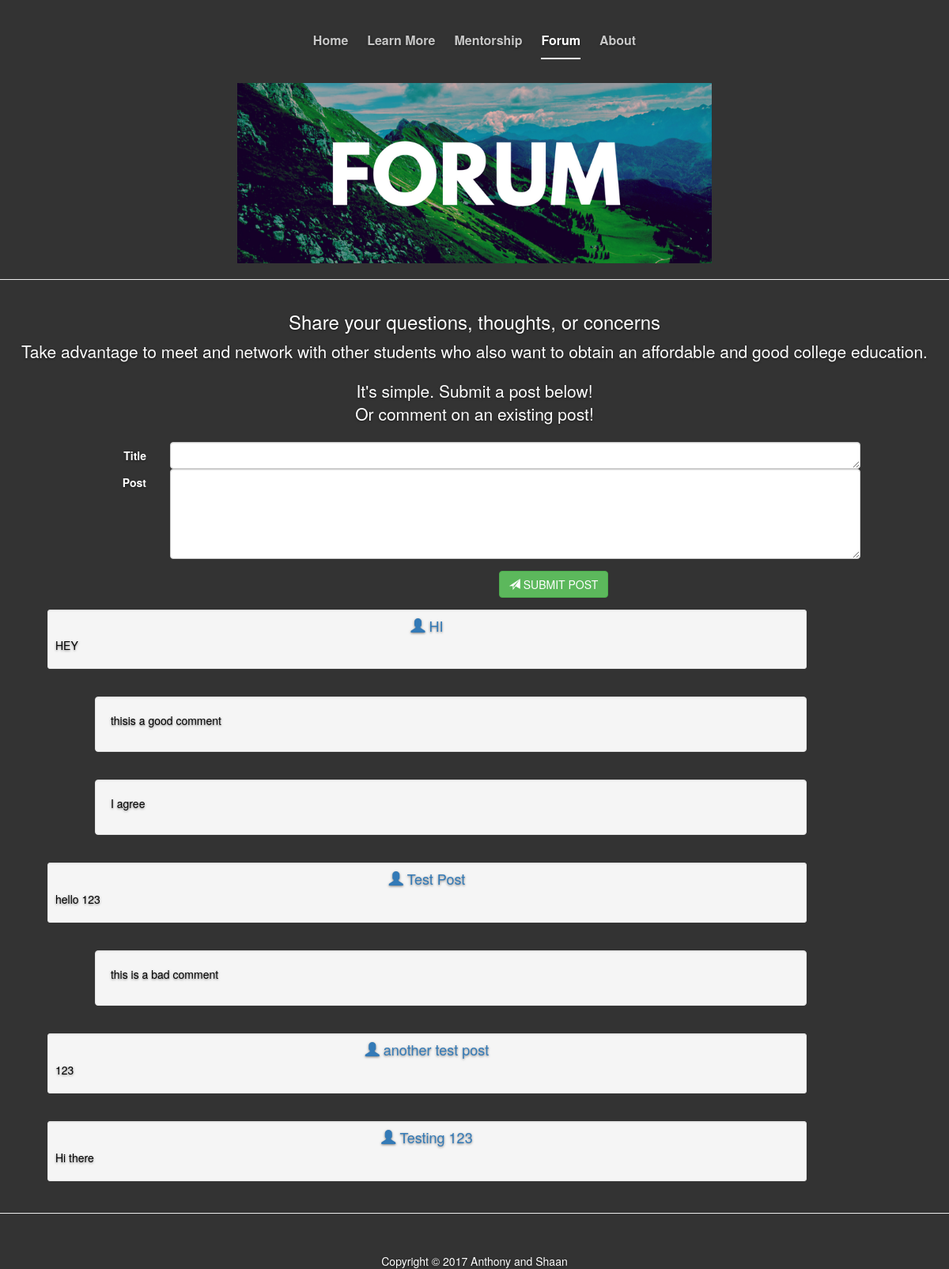
/forum, run on an earlier commit of the app's database.
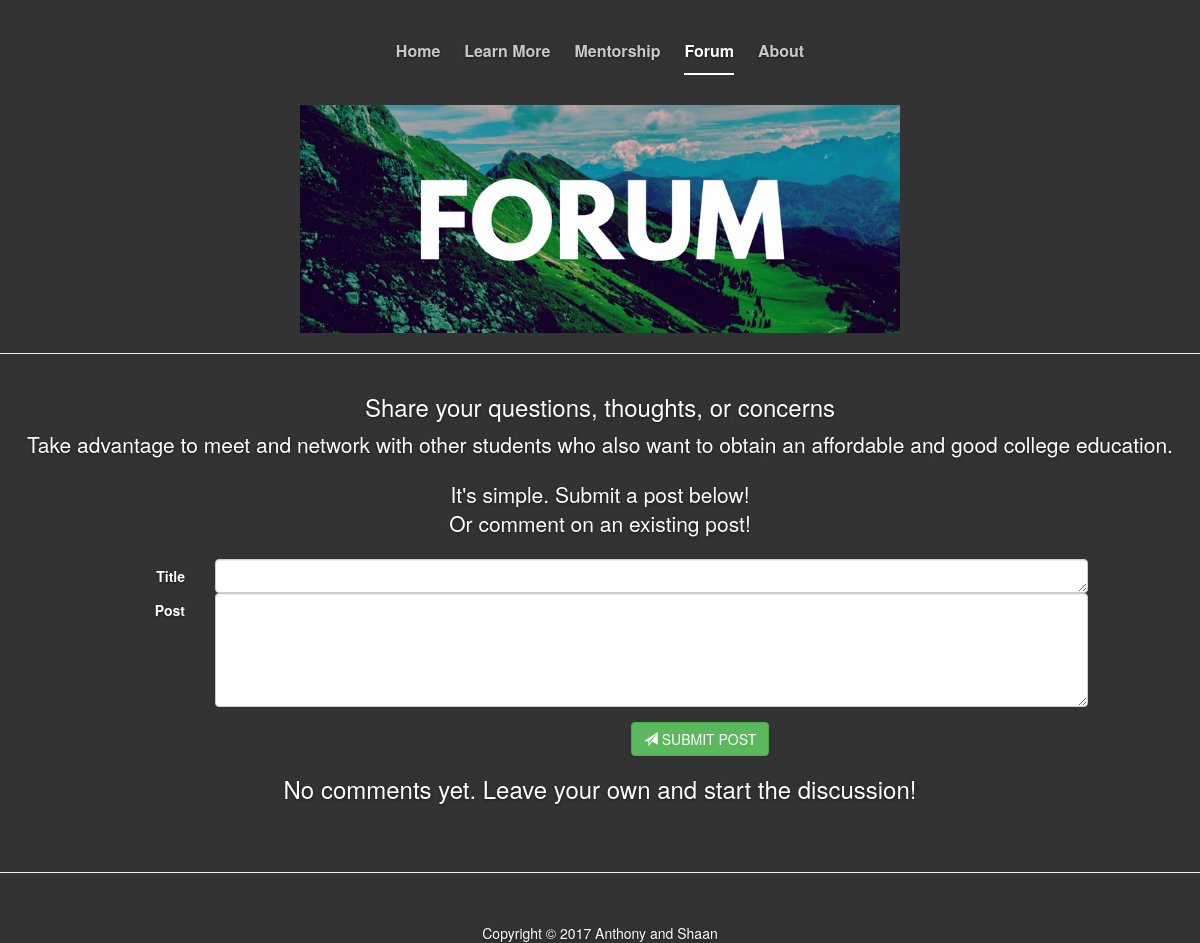
And on a later commit of the database.
### tables this page shows
CREATE TABLE Posts(
postID integer PRIMARY KEY,
postTitle text NOT NULL,
post text NOT NULL);

CREATE TABLE Comments(
commID integer PRIMARY KEY,
parentID integer,
comment text NOT NULL);

### app.py (the view)
@app.route('/forum', methods=['GET', 'POST'])
def forum():
	if request.method == 'GET':
		posts = database.getPosts()
		replies = database.getComments()
		print replies
		return render_template("forum.html",comments=posts,replies=replies)
	else:
		database.insertPost(request.form['addTitle'],request.form['addComment'])
		return render_template("forum.html",comments=database.getPosts(),replies=replies)

### database.py (called while the page is built)
    def _execute(self, command, args=None):
        connection = sqlite3.connect("exel.db")
        cursor = connection.cursor()
        if args is None:
            out = cursor.execute(command).fetchall()
        else:
            out = cursor.execute(command, args).fetchall()
        connection.commit()
        connection.close()
        return out

### dbfunctions.py (called while the page is built)
    def getPosts(self):
        return self._execute('SELECT * FROM Posts')

    def getComments(self):
        return self._execute('SELECT * FROM Comments')

### templates/forum.html (shortened to what this page needs)
<!DOCTYPE html>
<html lang="en">
	<head>
		<link href="../static/css/bootstrap.min.css" rel="stylesheet">
		 <link href="../static/css/carousel.css" rel="stylesheet">
		 <link href="../static/css/index.css" rel="stylesheet">
		 <link href="../static/css/cover.css" rel="stylesheet">
		 <link href="../static/css/forum.css" rel="stylesheet">
	</head>
	<body>
		<div class="masthead">
			<div class="inner">
				<nav>
					<ul class="nav masthead-nav">
						<li><a href="/">Home</a></li>
						<li><a href="learnmore">Learn More</a></li>
						<li><a href="mentorship">Mentorship</a></li>
						<li class="active"><a href="forum">Forum</a></li>
						<li><a href="contact">About</a></li>
					</ul>
				</nav>
			</div>
		</div>
		<div id="aboutusheader">
		<img src="../static/images/forum.png" alt="Forum" width="100%" height="auto">
		</div>
			<hr>
			<div class="row">
				<div class="col-lg-12">
					<h3>Share your questions, thoughts, or concerns</h3>
						<p class="lead">
						Take advantage to meet and network with other students who also want to obtain an affordable and good college education.<br></p>
					<p class="lead">It's simple. Submit a post below!<br>Or comment on an existing post!</p>
				</div>
			</div>
			<form action="#" method="post" class="form-horizontal" id="commentForm" role="form">
					<div class="form-group">
							<label class="col-sm-2 control-label">Title</label>
							<div class="col-sm-10">
								<textarea class="form-control" name="addTitle" id="addTitle" rows="1"></textarea>
							</div>
							<label class="col-sm-2 control-label">Post</label>
							<div class="col-sm-10">
								<textarea class="form-control" name="addComment" id="addComment" rows="5"></textarea>
							</div>
					</div>
					<div class="form-group">
							<div class="col-sm-offset-2 col-sm-10">
									<button class="btn btn-success btn-circle text-uppercase" type="submit"><span class="glyphicon glyphicon-send"></span> Submit post</button>
							</div>
					</div>
			</form>
			{% if comments %}
				<ul class="media-list">
				{% for comment in comments %}
					<li class="media">
						<div class="well well-sm">
								<h4 class="media-heading reviews text-primary">
									<span class="glyphicon glyphicon-user"></span> {{comment[1]}}
								</h4>
								<p class="media-comment">
									{{comment[2]}}
								</p>
						</div>
					</li>
					{% for reply in replies %}
						{% if reply[1] == comment[0] %}
						<li class="media">
							<div class="well well-sm-indent">
									<p class="media-comment">
										{{reply[2]}}
									</p>
							</div>
						</li>
						{% endif %}
					{% endfor %}
				{% endfor %}
				</ul>
			{% else %}
				<h3>No comments yet. Leave your own and start the discussion!</h3><br><br>
			{% endif %}
			<hr>
			<footer class="footer">
				<p>Copyright &copy; 2017 Anthony and Shaan</p>
			</footer>
	</body>
</html>

### static/css/carousel.css (style rules this page uses)
body { padding-bottom: 40px; color: #5a5a5a; }

### static/css/index.css (style rules this page uses)
.row { text-align: center; margin-top: 20px; }
@media (min-width: 600px) { #aboutusheader { width: 600px; margin-right: auto; margin-left: auto; } }
.masthead { margin-right: auto; margin-left: auto; }
.footer { margin-top: 50px; margin-bottom: 30px; text-align: center; }

### static/css/cover.css (style rules this page uses)
a, a:focus, a:hover { color: #fff; }
html, body { height: 100%; background-color: #333; }
body { color: #fff; text-align: center; text-shadow: 0 1px 3px rgba(0,0,0,.5); }
.inner { padding: 30px; }
.masthead-nav > li { display: inline-block; }
.masthead-nav > li + li { margin-left: 20px; }
.masthead-nav > li > a { padding-right: 0; padding-left: 0; font-size: 16px; font-weight: bold; color: #fff; color: rgba(255,255,255,.75); border-bottom: 2px solid transparent; }
.masthead-nav > .active > a, .masthead-nav > .active > a:hover, .masthead-nav > .active > a:focus { color: #fff; border-bottom-color: #fff; }
@media (min-width: 768px) { .masthead { top: 0; } }
@media (min-width: 768px) { .masthead, .mastfoot, .cover-container { width: 100%; } }
@media (min-width: 992px) { .masthead, .mastfoot, .cover-container { width: 700px; } }

### static/css/forum.css (style rules this page uses)
#commentForm { margin-right: auto; margin-left: auto; }
#addTitle { max-width:70%; }
#addComment { max-width:70%; }
.form-horizontal .form-group { margin-right: 0px; margin-left: 0px; }
@media (min-width: 600px) { #addTitle { max-width:90%; } }
@media (min-width: 600px) { #addComment { max-width:90%; } }

What changed in the data, as far as the page shows it:
removed Posts: postTitle "HI", post "HEY"
removed Comments: comment "thisis a good comment", shown under "HI"
removed Comments: comment "I agree", shown under "HI"
removed Posts: postTitle "Test Post", post "hello 123"
removed Comments: comment "this is a bad comment", shown under "Test Post"
removed Posts: postTitle "another test post", post "123"
removed Posts: postTitle "Testing 123", post "Hi there"
Also different on the page:
text now shown: "No comments yet. Leave your own and start the discussion!"
